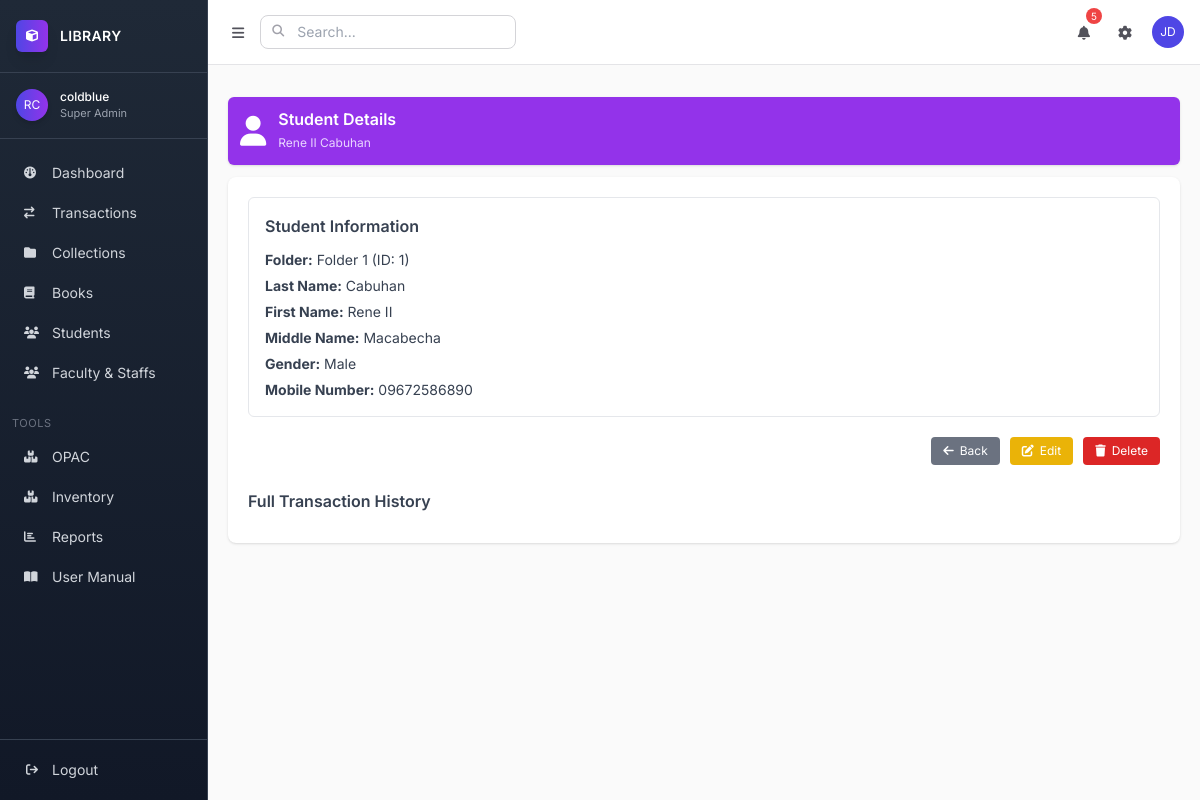
Screenshot of /library/students/5/ (signed in) with the database file from the repository.
### apps/app1/models.py (models this page shows, shortened)
class Student(models.Model):
    folder = models.ForeignKey(Folder, on_delete=models.SET_NULL, null=True, blank=True, related_name="students")
    last_name = models.CharField(max_length=150)
    first_name = models.CharField(max_length=150)
    middle_name = models.CharField(max_length=150, blank=True, null=True)
    mobile_number = models.CharField(max_length=20, blank=True, null=True)
    GENDER_CHOICES = [
        ('M', 'Male'),
        ('F', 'Female'),
        ('O', 'Other'),
    ]
    gender = models.CharField(max_length=1, choices=GENDER_CHOICES)

class Folder(models.Model):
    folder_name = models.CharField(max_length=100, unique=True)
    folder_capacity = models.PositiveIntegerField()
    floor_number = models.CharField(max_length=50)  # or IntegerField if numeric
    created_by = models.ForeignKey(User, on_delete=models.SET_NULL, null=True, blank=True)
    created_at = models.DateTimeField(auto_now_add=True)

### apps/app1/views.py (the view)
# urls.py: path("students/<int:pk>/", views.student_detail, name="student_detail"),   # 👈 ADD THIS
@login_required
def student_detail(request, pk):
    student = get_object_or_404(Student, pk=pk)
    borrowed_books = student.borrowed_books.select_related("book").all()
    transactions = Transaction.objects.select_related(
            "book", "borrower"
        ).filter(
            borrower_id=pk
        ).order_by("-date_borrowed")
    return render(request, "app1/student/student_detail.html", {
        "student": student,
        "borrowed_books": borrowed_books,
        "transactions": transactions,
    })

### templates/app1/student/student_detail.html (shortened to what this page needs)
{% extends 'base.html' %} {% block title %}Student Details{% endblock %} {% block content %} {% load custom_filters %}
<div class="flex items-center p-3 my-3 text-white bg-purple-600 rounded-md shadow">
	<i class="fas fa-user text-3xl mr-3"></i>
	<div>
		<h1 class="text-base font-semibold leading-tight">Student Details</h1>
		<small class="text-purple-200 text-xs">{{ student.first_name }} {{ student.last_name }}</small>
	</div>
</div>
<div class="bg-white shadow rounded-lg p-5">
	<div class="border border-gray-200 rounded-md p-4 mb-5">
		<h2 class="text-base font-semibold mb-3 text-gray-700">Student Information</h2>
		<div class="space-y-1.5 text-gray-700 text-sm">
			<p>
				<strong>Folder:</strong>
				{% if student.folder %} {{ student.folder.folder_name }} (ID: {{ student.folder.id }}) {% else %}
				<span class="text-gray-400">None</span>
				{% endif %}
			</p>
			<p><strong>Last Name:</strong> {{ student.last_name }}</p>
			<p><strong>First Name:</strong> {{ student.first_name }}</p>
			<p><strong>Middle Name:</strong> {{ student.middle_name }}</p>
			<p><strong>Gender:</strong> {{ student.get_gender_display }}</p>
			<p><strong>Mobile Number:</strong> {{ student.mobile_number }}</p>
		</div>
	</div>
	<div class="flex justify-end mb-5">
		<div class="flex flex-wrap gap-2.5">
			<a href="{% url 'student_list' %}" class="px-3 py-1.5 bg-gray-500 text-white rounded hover:bg-gray-600 text-xs flex items-center"> <i class="fas fa-arrow-left mr-1.5 text-xs"></i> Back </a>
			<a href="{% url 'student_update' student.id %}" class="px-3 py-1.5 bg-yellow-500 text-white rounded hover:bg-yellow-600 text-xs flex items-center"> <i class="fas fa-edit mr-1.5 text-xs"></i> Edit </a>
			<a href="{% url 'student_delete' student.id %}" class="px-3 py-1.5 bg-red-600 text-white rounded hover:bg-red-700 text-xs flex items-center"> <i class="fas fa-trash mr-1.5 text-xs"></i> Delete </a>
		</div>
	</div>
	<h2 class="text-base font-semibold text-gray-700 mt-6 mb-2.5">Full Transaction History</h2>
</div>
{% endblock %}

### templates/base.html (shortened to what this page needs)
{% load static %} {% load custom_filters %}
<!DOCTYPE html>
<html lang="en">
	<head>
		<script src="https://cdn.tailwindcss.com"></script>
		<link rel="stylesheet" href="https://cdnjs.cloudflare.com/ajax/libs/font-awesome/6.4.0/css/all.min.css" />
		<link href="https://cdn.jsdelivr.net/npm/select2@4.1.0/dist/css/select2.min.css" rel="stylesheet" />
	</head>
	<body class="bg-soft-50 text-soft-700">
		<div class="flex h-screen overflow-hidden">
			<aside class="thin-sidebar w-16 lg:w-52 dark-sidebar border-r border-gray-700 flex flex-col">
				<div class="px-4 py-5 border-b border-gray-700">
					<div class="flex items-center space-x-2 lg:space-x-3">
						<div class="w-8 h-8 rounded-md bg-gradient-to-r from-accent-500 to-purple-600 flex items-center justify-center text-white text-xs shadow-lg">
							<i class="fa-solid fa-cube"></i>
						</div>
						<span class="hidden lg:block text-sm tracking-wide font-semibold text-white"> LIBRARY </span>
					</div>
				</div>
				<div class="px-4 py-4 border-b border-gray-700 flex items-center space-x-3">
					<div class="h-8 w-8 rounded-full bg-gradient-to-r from-accent-500 to-purple-600 text-white flex items-center justify-center text-xs shadow-md">RC</div>
					<div class="hidden lg:block">
						<p class="text-xs font-medium text-white">{{ request.user.get_full_name|default:request.user.username }}</p>
						<p class="text-[11px] text-gray-400">{{ request.user.role|default:"Super Admin" }}</p>
					</div>
				</div>
				<nav class="flex-1 overflow-y-auto slim-scrollbar py-4">
					<ul class="space-y-1 px-3 text-sm">
						<li>
							<a href="{% url 'dashboard' %}" class="flex items-center px-3 py-2 rounded-lg hover:bg-gray-700 transition-all duration-200 {% if request.resolver_match.url_name == 'dashboard' %} bg-gray-700 text-white {% else %} text-gray-300 {% endif %}">
								<i class="fa-solid fa-gauge text-xs w-4"></i>
								<span class="hidden lg:block ml-3">Dashboard</span>
							</a>
						</li>
						<li>
							<a href="{% url 'transaction_list' %}" class="flex items-center px-3 py-2 rounded-lg hover:bg-gray-700 transition-all duration-200 {% if request.resolver_match.url_name == 'transaction_list' %} bg-gray-700 text-white {% else %} text-gray-300 {% endif %}">
								<i class="fa-solid fa-arrow-right-arrow-left text-xs w-4"></i>
								<span class="hidden lg:block ml-3">Transactions</span>
							</a>
						</li>
						<li>
							<a href="{% url 'collection_list' %}" class="flex items-center px-3 py-2 rounded-lg hover:bg-gray-700 transition-all duration-200 {% if request.resolver_match.url_name == 'collection_list' %} bg-gray-700 text-white {% else %} text-gray-300 {% endif %}">
								<i class="fa-solid fa-folder text-xs w-4"></i>
								<span class="hidden lg:block ml-3">Collections</span>
							</a>
						</li>
						<li>
							<a href="{% url 'book_list' %}" class="flex items-center px-3 py-2 rounded-lg hover:bg-gray-700 transition-all duration-200 {% if request.resolver_match.url_name == 'book_list' %} bg-gray-700 text-white {% else %} text-gray-300 {% endif %}">
								<i class="fa-solid fa-book text-xs w-4"></i>
								<span class="hidden lg:block ml-3">Books</span>
							</a>
						</li>
						<li>
							<a href="{% url 'library_students' %}" class="flex items-center px-3 py-2 rounded-lg hover:bg-gray-700 transition-all duration-200 {% if request.resolver_match.url_name == 'library_students' %} bg-gray-700 text-white {% else %} text-gray-300 {% endif %}">
								<i class="fa-solid fa-users text-xs w-4"></i>
								<span class="hidden lg:block ml-3">Students</span>
							</a>
						</li>
						<li>
							<a href="{% url 'library_students' %}" class="flex items-center px-3 py-2 rounded-lg hover:bg-gray-700 transition-all duration-200 {% if request.resolver_match.url_name == 'staffs' %} bg-gray-700 text-white {% else %} text-gray-300 {% endif %}">
								<i class="fa-solid fa-users text-xs w-4"></i>
								<span class="hidden lg:block ml-3">Faculty & Staffs</span>
							</a>
						</li>
					</ul>
					<div class="hidden lg:block px-3 mt-6 mb-2 text-[11px] uppercase text-gray-500 tracking-wider">Tools</div>
					<ul class="space-y-1 px-3 text-sm">
						<li>
							<a href="{% url 'opac' %}" class="flex items-center px-3 py-2 rounded-lg hover:bg-gray-700 text-gray-300 transition-all duration-200">
								<i class="fa-solid fa-boxes text-xs w-4"></i>
								<span class="hidden lg:block ml-3">OPAC</span>
							</a>
						</li>
						<li>
							<a href="#" class="flex items-center px-3 py-2 rounded-lg hover:bg-gray-700 text-gray-300 transition-all duration-200">
								<i class="fa-solid fa-boxes text-xs w-4"></i>
								<span class="hidden lg:block ml-3">Inventory</span>
							</a>
						</li>
						<li>
							<a href="#" class="flex items-center px-3 py-2 rounded-lg hover:bg-gray-700 text-gray-300 transition-all duration-200">
								<i class="fa-solid fa-chart-bar text-xs w-4"></i>
								<span class="hidden lg:block ml-3">Reports</span>
							</a>
						</li>
						<li>
							<a href="{% url 'manual' %}" class="flex items-center px-3 py-2 rounded-lg hover:bg-gray-700 text-gray-300 transition-all duration-200 {% if request.resolver_match.url_name == 'manual' %} bg-gray-700 text-white {% else %} text-gray-300 {% endif %}">
								<i class="fa-solid fa-book-open text-xs w-4"></i>
								<span class="hidden lg:block ml-3">User Manual</span>
							</a>
						</li>
					</ul>
				</nav>
				<div class="border-t border-gray-700 p-3">
					{% if user.is_authenticated %}
					<form method="POST" action="{% url 'logout' %}">
						<button class="flex items-center w-full px-3 py-2 text-sm rounded-lg hover:bg-gray-700 text-gray-300 transition-all duration-200" type="submit">
							<i class="fa-solid fa-arrow-right-from-bracket text-xs w-4"></i>
							<span class="hidden lg:block ml-3">Logout</span>
						</button>
					</form>
					{% endif %}
				</div>
			</aside>
			<div class="flex-1 flex flex-col overflow-hidden">
				<header class="bg-white border-b border-soft-200 px-4 py-3 flex items-center justify-between">
					<div class="flex items-center space-x-2">
						<button id="sidebarToggle" class="p-2 rounded-md hover:bg-soft-100 text-soft-600">
							<i class="fa-solid fa-bars text-sm"></i>
						</button>
						<div class="relative">
							<i class="fa-solid fa-search absolute left-3 top-2 text-soft-400 text-xs"></i>
							<input type="text" placeholder="Search..." class="pl-9 pr-3 py-1.5 text-sm border border-soft-300 rounded-lg focus:ring-accent-500 focus:border-accent-500 w-48 lg:w-64" />
						</div>
					</div>
					<div class="flex items-center space-x-3">
						<button class="relative p-2 rounded-md hover:bg-soft-100 text-soft-600">
							<i class="fa-solid fa-bell text-sm"></i>
							<span class="absolute -top-1 -right-1 bg-red-500 text-white text-[10px] h-4 w-4 rounded-full flex items-center justify-center">5</span>
						</button>
						<button class="p-2 rounded-md hover:bg-soft-100 text-soft-600">
							<i class="fa-solid fa-gear text-sm"></i>
						</button>
						<div class="h-8 w-8 rounded-full bg-accent-500 text-white flex items-center justify-center text-xs">JD</div>
					</div>
				</header>
				<main class="flex-1 overflow-y-auto slim-scrollbar p-5 bg-soft-50">
					{% block content %}{% endblock %}
				</main>
			</div>
		</div>
	</body>
</html>

### templates/base.html (style rules this page uses)
* { font-family: "Inter", sans-serif; }
.thin-sidebar { transition: all 0.2s ease; }
.dark-sidebar { background: linear-gradient(180deg, #1f2937 0%, #111827 100%); }

### rows the page displays
Student: first_name "Rene II", last_name "Cabuhan", folder.folder_name "Folder 1", folder.id "1", middle_name "Macabecha", gender "Male", mobile_number "09672586890"

### other values shown
{{ request.user.get_full_name|default:request.user.username }} "coldblue"
{{ request.user.role|default:"Super Admin" }} "Super Admin"
